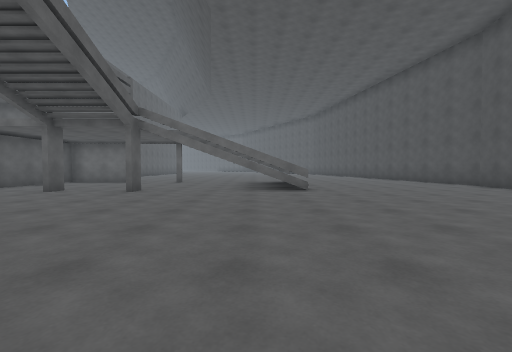
view 1 (above)

24 first-person views from a walk through a scene from a Unity 3-D project. The camera is 1.2 m above the floor, tilts 2° down and sees 90° across. The floor is counted in squares, 2 m on a side. Each view is taken from the middle of a square. On the plan, view 1 faces up. The plan holds only what a view shows up to about 9 squares ahead; the rest is blank. The place goes on beyond the plan. Door leaves are left out, so doorways stand open.

view 2
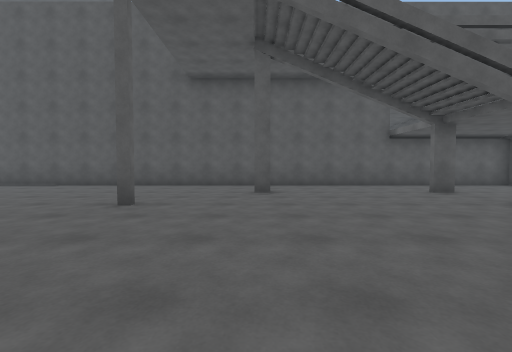

view 3
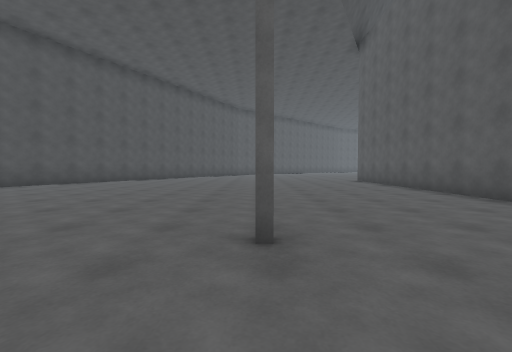

view 4
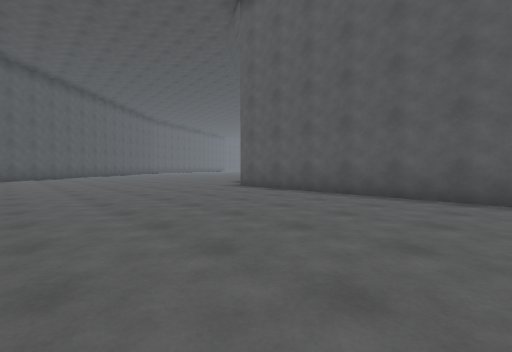

view 5
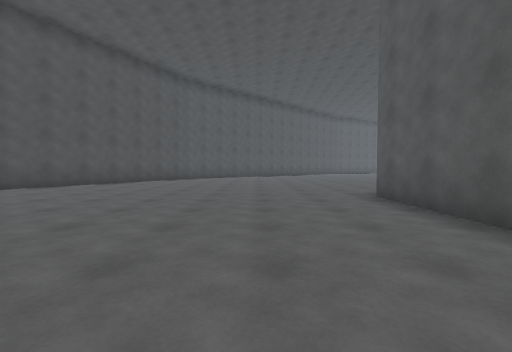

view 6
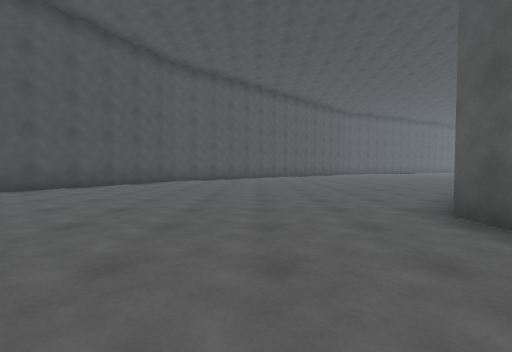

view 7
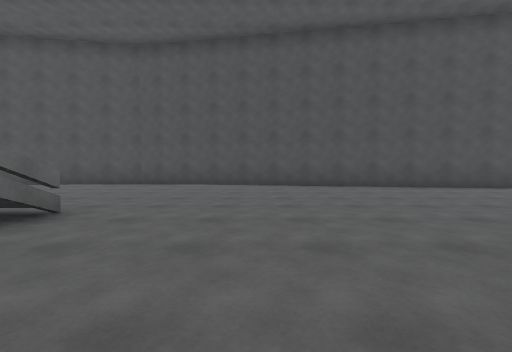

view 8
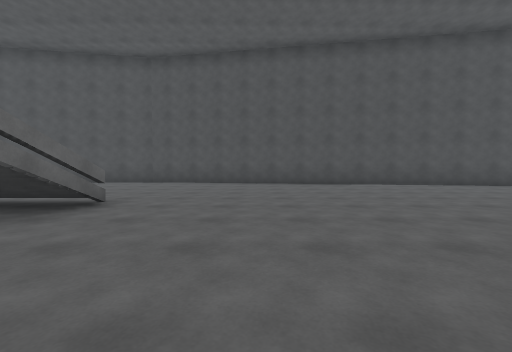

view 9
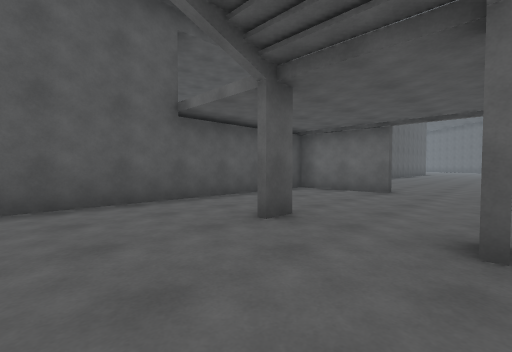

view 10
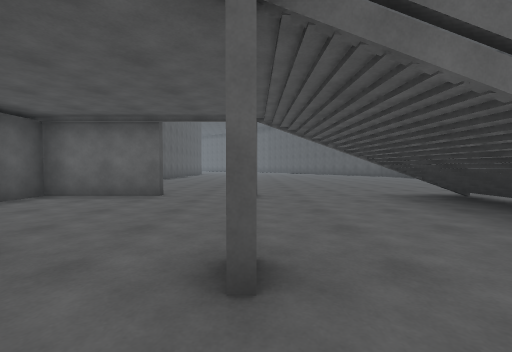

view 11
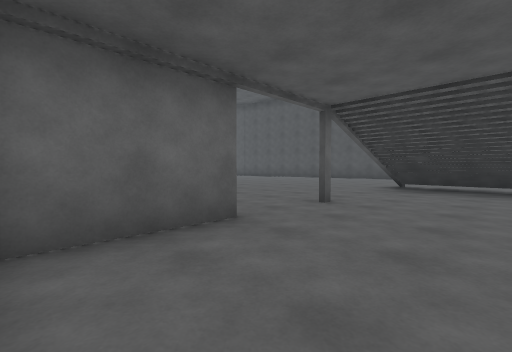

view 12
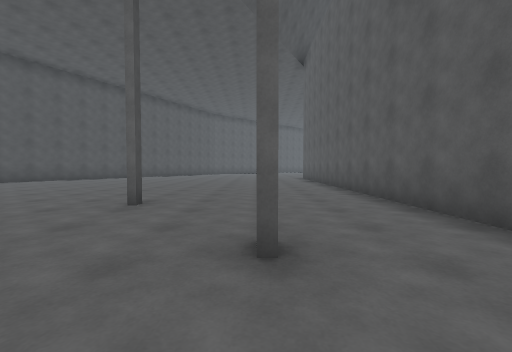

view 13
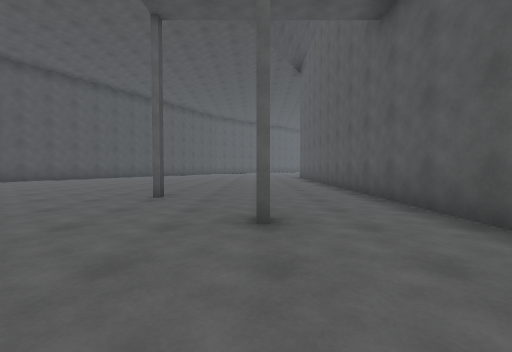

view 14
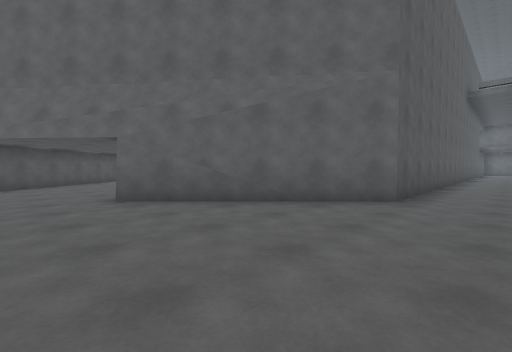

view 15
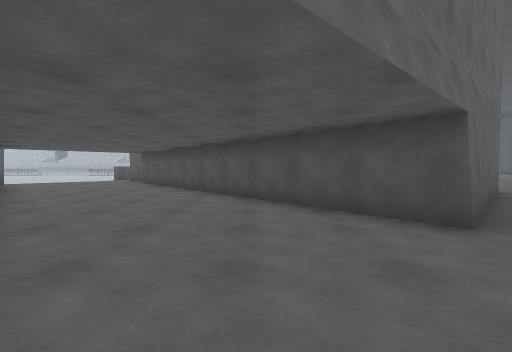

view 16
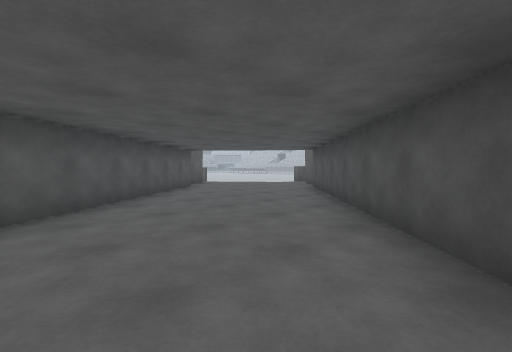

view 17
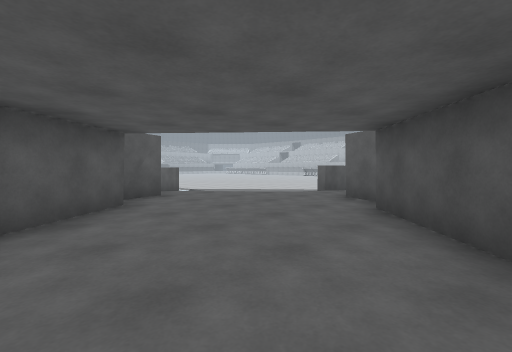

view 18
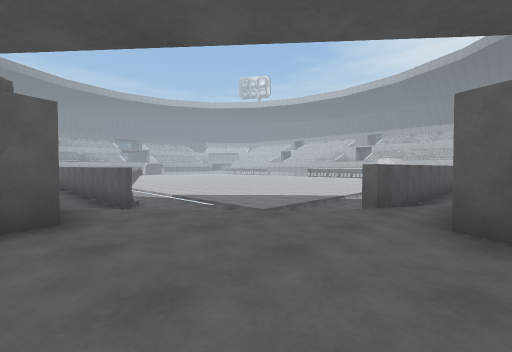

view 19
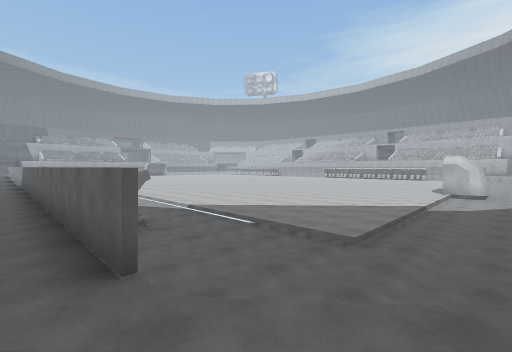

view 20
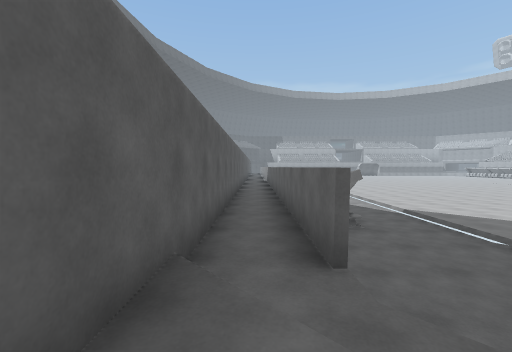

view 21
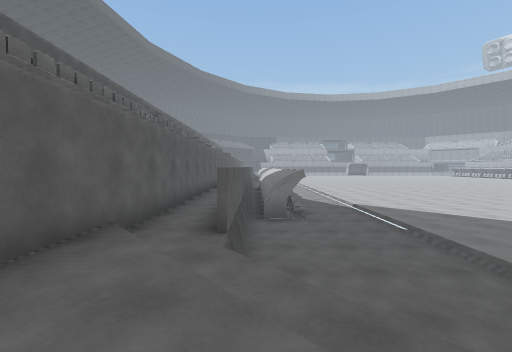

view 22
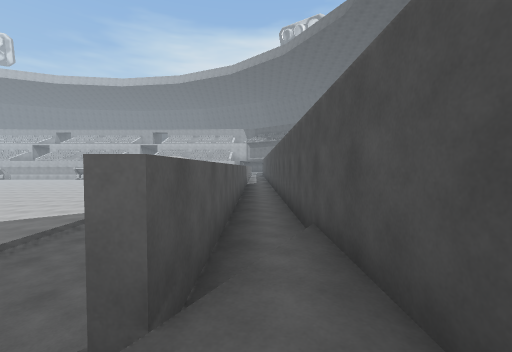

view 23
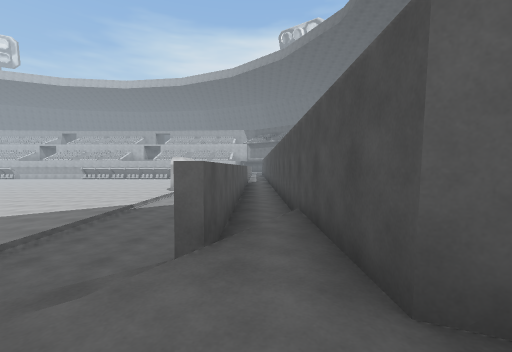

view 24
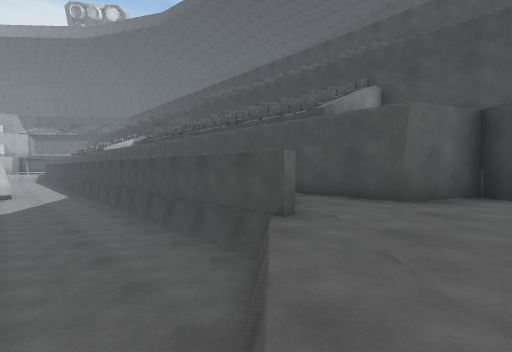

### Floor plan
Key: @ floor where view 1 was taken; # wall or solid block; . main floor; - floor 0.25 m lower than the main floor; / step, stairs or slope; ^ raised ledge; v drop or lower ground; O other object.
Columns run from 33 left of view 1 to 7 right of it. Each row starts with its distance up from view 1.
 14                            ..........
 13                            ..........
 12                             ........    #
 11                          ####.......   .#
 10                          #....#.///.. ..#
  9                          #......///.....#
  8                          #......///.....#
  7            Ov            #..#.#.///.....#
  6            vv            #..............#
  5       vvv vvv#-#         #..............#
  4       vvvvvvv#-#         #..............#
  3     vvvvvvvvv#-#         #..............#
  2    vvvvvvvvvv#-#         #..#..........##
  1    vvvvvvvvvv#-#         #.............#
  0    vvvvvvvvvv#-#         #....#..@.....#
 -1    vvvvvvvvvv#-#         #.............#
 -2    vvvvvvvvvv#/#         #.............#
 -3    vvvvvvvvvv#/#         #............##
 -4     ^^^vvvvvv/.##        #............#
 -5 ##########v//...##       #............#
 -6 -----------/.....##      #...........##
 -7    ##########.....#      #...........#
 -8             ##....##     #.......
 -9              ##....##   ##........
-10               #.....## ##..........
-11               ##.....###...........#
-12                ##.....#...........##
-13                 ##................#
-14                  ##..............##
-15                     . ..........##

Where each view was taken, in squares from view 1:
view 1: 0 up, 0 right, facing up
view 2: 2 up, 1 right, facing left
view 3: 2 up, 3 left, facing down
view 4: 3 down, 2 left, facing down-left
view 5: 4 down, 5 left, facing down
view 6: 6 down, 5 left, facing down
view 7: 4 up, 2 left, facing right
view 8: 4 up, 3 left, facing right
view 9: 4 up, 3 left, facing up-left
view 10: 5 up, 3 left, facing up
view 11: 8 up, 7 left, facing up-right
view 12: 4 up, 5 left, facing down
view 13: 5 up, 5 left, facing down
view 14: 14 down, 6 left, facing up-left
view 15: 15 down, 13 left, facing up
view 16: 12 down, 13 left, facing up-left
view 17: 9 down, 16 left, facing up-left
view 18: 7 down, 18 left, facing up-left
view 19: 6 down, 21 left, facing up-left
view 20: 6 down, 21 left, facing left
view 21: 5 down, 20 left, facing left
view 22: 4 down, 19 left, facing up
view 23: 5 down, 19 left, facing up
view 24: 5 down, 22 left, facing up-right
